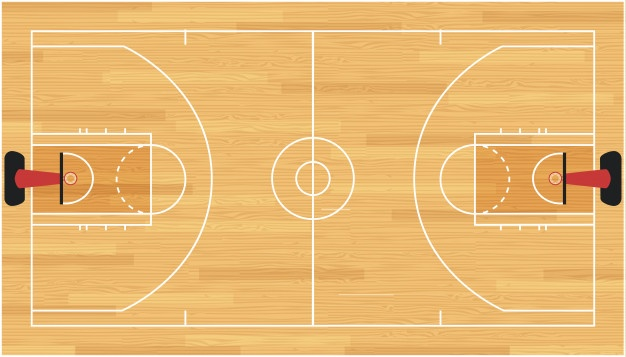
#> input picture scripts/2d.jpg, 626 x 357 px, given as the content of the folder D:/Repos/licenta/processing/2d.jpg, which was not available
$ python -i find_side.py   (imports and definitions only)
#> lines starting #> are read from the running program, lines starting #| are printed output that depends on the picture; after the words box and inside, x2 and y2 are one past the last pixel; in counts of white or black regions, pixels touching at a corner belong together; pictures that were not available may be replaced by others from this repository, and a replacement may not be noted
import glob
import os

from constants import *
from collections import defaultdict

import numpy as np
import cv2


def angle(line):
    x1, y1, x2, y2 = line[0]
    angle = np.arctan2(y2 - y1, x2 - x1)
    return angle % (2 * np.pi)


def get_mean_angle(lines):
    angles = [angle(line) % np.pi for line in lines]
    return np.mean(angles, axis=0)


def segment_by_angle_kmeans(lines, k=2, **kwargs):
    default_criteria_type = cv2.TERM_CRITERIA_EPS + cv2.TERM_CRITERIA_MAX_ITER
    criteria = kwargs.get("criteria", (default_criteria_type, 10, 1.0))
    flags = kwargs.get("flags", cv2.KMEANS_RANDOM_CENTERS)
    attempts = kwargs.get("attempts", 10)

    # returns angles in [0, π)
    angles = [angle(line) % np.pi for line in lines]
    # stretch angles to the full range and map to coords
    pts = np.array(
        [[[np.cos(2 * angle), np.sin(2 * angle)]] for angle in angles], dtype=np.float32
    )
    # run kmeans on unit coordinates of the angle
    labels, centers = cv2.kmeans(pts, k, None, criteria, attempts, flags)[1:]
    labels = labels.reshape(-1)  # transpose to row vec

    # segment lines based on their kmeans label
    segmented = defaultdict(list)
    for i, line in zip(range(len(lines)), lines):
        segmented[labels[i]].append(line)
    segmented = list(segmented.values())
    return segmented


def find_side(frame_path, res=False):
#> called with frame_path = '2d.jpg', res = False
    images_path = glob.glob(processing_folder + '\\' + frame_path + "\*.jpg")
    if res:
        images_path = glob.glob(results_folder + '\\' + frame_path + '\\frames' + "\*.jpg")
    side = 'left'
    for im_path in images_path[:1]:
        img = cv2.imread(im_path)
#> img is the input picture: shape (357, 626, 3); mean B, G, R 115.3, 185.5, 233.8
        line_image = np.copy(img)
        gray = cv2.cvtColor(img, cv2.COLOR_BGR2GRAY)
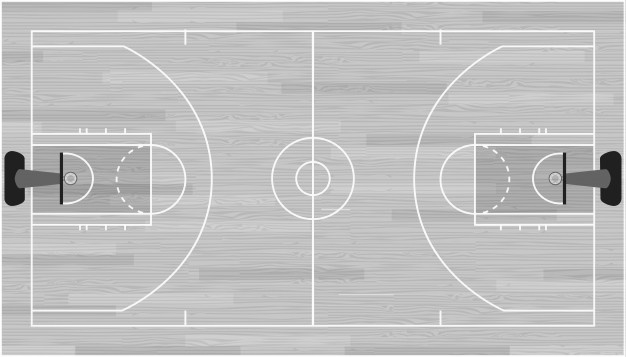
#> gray: shape (357, 626); min 17, max 254, mean 192
        kernel = np.ones((4, 4), np.uint8)
        gray = cv2.erode(gray, kernel, iterations=1)
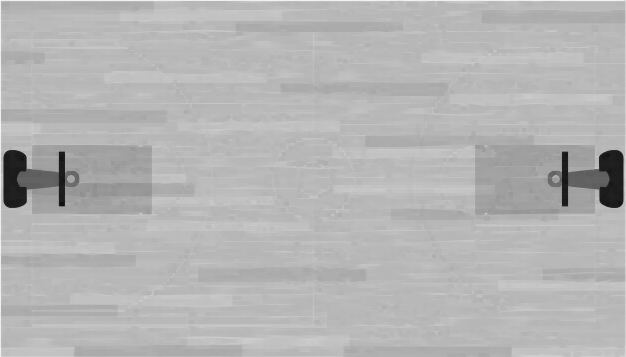
#> gray: shape (357, 626); min 17, max 248, mean 180.6

        kernel_size = 5
        blur_gray = cv2.GaussianBlur(gray, (kernel_size, kernel_size), 0)

        low_threshold = 100
        high_threshold = 200
        edges = cv2.Canny(blur_gray, low_threshold, high_threshold)
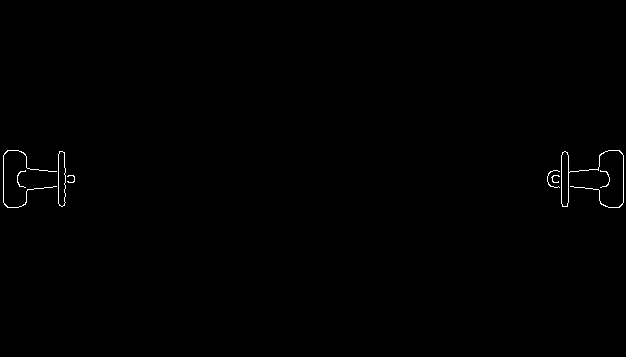
#> edges: shape (357, 626); 0.35% white in thin lines or dots, all inside (x1, y1, x2, y2) = (3, 150, 624, 208)

        rho = 1  # distance resolution in pixels of the Hough grid
        theta = np.pi / 180  # angular resolution in radians of the Hough grid
        threshold = 30  # minimum number of votes (intersections in Hough grid cell)
        min_line_length = 100  # minimum number of pixels making up a line
        max_line_gap = 10  # maximum gap in pixels between connectable line segments

        lines = cv2.HoughLinesP(edges, rho, theta, threshold, np.array([]), min_line_length, max_line_gap)
#> lines = None

        segmented = segment_by_angle_kmeans(lines)
        if len(segmented[0]) > len(segmented[1]):
            angle_perp = get_mean_angle(segmented[1])
            angle_parallel = get_mean_angle(segmented[0])
        else:
            angle_perp = get_mean_angle(segmented[0])
            angle_parallel = get_mean_angle(segmented[1])

        if angle_perp > angle_parallel:
            side = 'left'
        else:
            side = 'right'

        if res:
            for line in segmented[0]:
                for x1, y1, x2, y2 in line:
                    cv2.line(line_image, (x1, y1), (x2, y2), (255, 255, 0), 5)

            for line in segmented[1]:
                for x1, y1, x2, y2 in line:
                    cv2.line(line_image, (x1, y1), (x2, y2), (0, 255, 0), 5)

            try:
                os.mkdir(results_folder + '\\' + frame_path)
            except:
                print('Directory already exists')

            try:
                os.mkdir(results_folder + '\\' + frame_path + '\\side')
            except:
                print('Directory already exists')

            cv2.imwrite(results_folder + '\\' + frame_path + '\\side' + '\\side.jpg', line_image)
            f = open(results_folder + '\\' + frame_path + '\\side\\side.txt', "w")
            f.write(side)
            f.close()
        return side

#> (the run stopped early here; a loop or call above may not have finished)
